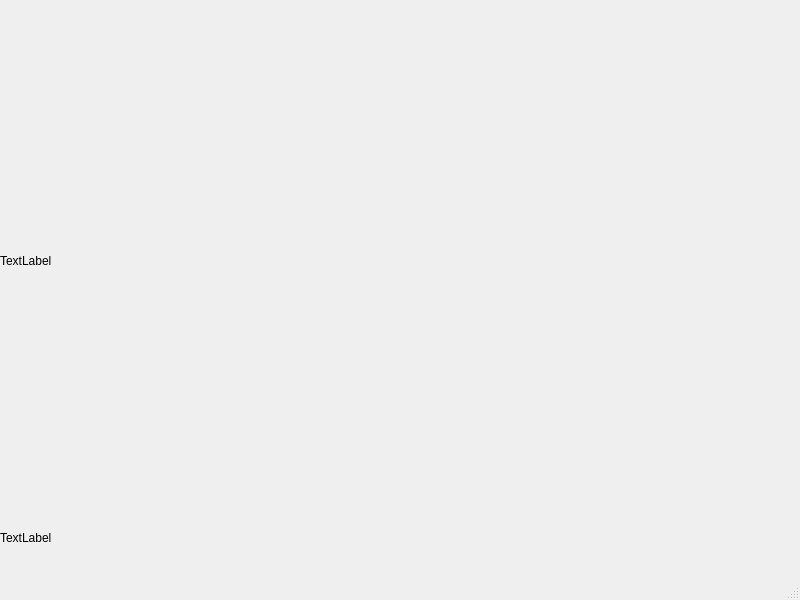
<?xml version="1.0" encoding="UTF-8"?>
<ui version="4.0">
 <class>MainWindow</class>
 <widget class="QMainWindow" name="MainWindow">
  <property name="geometry">
   <rect>
    <x>0</x>
    <y>0</y>
    <width>800</width>
    <height>600</height>
   </rect>
  </property>
  <property name="windowTitle">
   <string>MainWindow</string>
  </property>
  <widget class="QWidget" name="centralwidget">
   <widget class="QLabel" name="detectionoutput">
    <property name="geometry">
     <rect>
      <x>0</x>
      <y>527</y>
      <width>789</width>
      <height>22</height>
     </rect>
    </property>
    <property name="maximumSize">
     <size>
      <width>16777215</width>
      <height>22</height>
     </size>
    </property>
    <property name="text">
     <string>TextLabel</string>
    </property>
    <property name="scaledContents">
     <bool>false</bool>
    </property>
   </widget>
   <widget class="QLabel" name="detectiondisplay">
    <property name="geometry">
     <rect>
      <x>0</x>
      <y>0</y>
      <width>789</width>
      <height>521</height>
     </rect>
    </property>
    <property name="text">
     <string>TextLabel</string>
    </property>
   </widget>
  </widget>
  <widget class="QStatusBar" name="statusbar"/>
  <widget class="QMenuBar" name="menubar">
   <property name="geometry">
    <rect>
     <x>0</x>
     <y>0</y>
     <width>800</width>
     <height>22</height>
    </rect>
   </property>
  </widget>
 </widget>
 <layoutdefault spacing="6" margin="11"/>
 <resources/>
 <connections/>
</ui>
